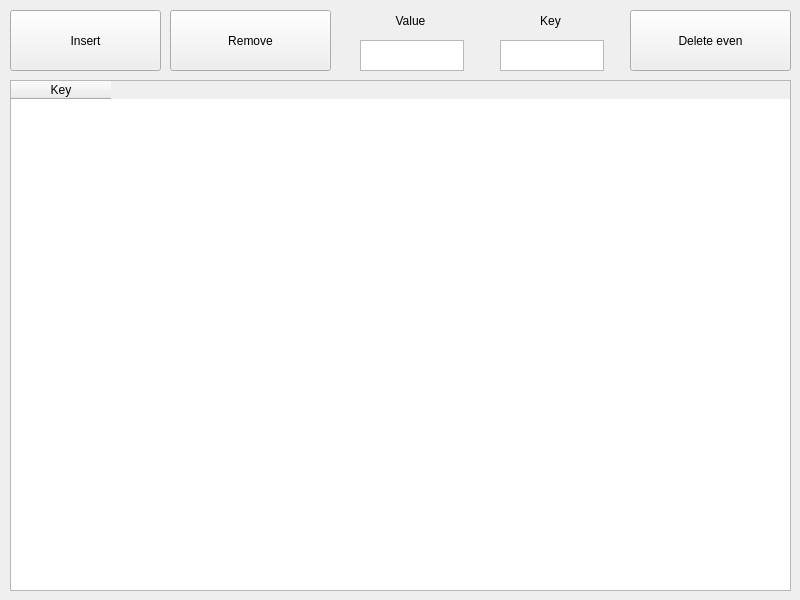
<?xml version="1.0" encoding="UTF-8"?>
<ui version="4.0">
 <class>MainWindow</class>
 <widget class="QMainWindow" name="MainWindow">
  <property name="geometry">
   <rect>
    <x>0</x>
    <y>0</y>
    <width>800</width>
    <height>600</height>
   </rect>
  </property>
  <property name="minimumSize">
   <size>
    <width>800</width>
    <height>600</height>
   </size>
  </property>
  <property name="maximumSize">
   <size>
    <width>800</width>
    <height>600</height>
   </size>
  </property>
  <property name="windowTitle">
   <string>MainWindow</string>
  </property>
  <widget class="QWidget" name="centralwidget">
   <widget class="QTableWidget" name="tableWidget">
    <property name="geometry">
     <rect>
      <x>10</x>
      <y>80</y>
      <width>781</width>
      <height>511</height>
     </rect>
    </property>
    <attribute name="horizontalHeaderVisible">
     <bool>true</bool>
    </attribute>
    <attribute name="horizontalHeaderMinimumSectionSize">
     <number>100</number>
    </attribute>
    <attribute name="verticalHeaderMinimumSectionSize">
     <number>100</number>
    </attribute>
    <attribute name="verticalHeaderDefaultSectionSize">
     <number>100</number>
    </attribute>
    <column>
     <property name="text">
      <string>Key</string>
     </property>
    </column>
   </widget>
   <widget class="QPushButton" name="pushButton">
    <property name="geometry">
     <rect>
      <x>630</x>
      <y>10</y>
      <width>161</width>
      <height>61</height>
     </rect>
    </property>
    <property name="text">
     <string>Delete even</string>
    </property>
   </widget>
   <widget class="QPushButton" name="pushButton_2">
    <property name="geometry">
     <rect>
      <x>10</x>
      <y>10</y>
      <width>151</width>
      <height>61</height>
     </rect>
    </property>
    <property name="text">
     <string>Insert</string>
    </property>
   </widget>
   <widget class="QPushButton" name="pushButton_3">
    <property name="geometry">
     <rect>
      <x>170</x>
      <y>10</y>
      <width>161</width>
      <height>61</height>
     </rect>
    </property>
    <property name="text">
     <string>Remove</string>
    </property>
   </widget>
   <widget class="QTextEdit" name="textEdit">
    <property name="geometry">
     <rect>
      <x>500</x>
      <y>40</y>
      <width>104</width>
      <height>31</height>
     </rect>
    </property>
   </widget>
   <widget class="QTextEdit" name="textEdit_2">
    <property name="geometry">
     <rect>
      <x>360</x>
      <y>40</y>
      <width>104</width>
      <height>31</height>
     </rect>
    </property>
   </widget>
   <widget class="QLabel" name="label">
    <property name="geometry">
     <rect>
      <x>500</x>
      <y>10</y>
      <width>101</width>
      <height>21</height>
     </rect>
    </property>
    <property name="text">
     <string>Key</string>
    </property>
    <property name="alignment">
     <set>Qt::AlignCenter</set>
    </property>
   </widget>
   <widget class="QLabel" name="label_2">
    <property name="geometry">
     <rect>
      <x>360</x>
      <y>10</y>
      <width>101</width>
      <height>21</height>
     </rect>
    </property>
    <property name="text">
     <string>Value</string>
    </property>
    <property name="alignment">
     <set>Qt::AlignCenter</set>
    </property>
   </widget>
  </widget>
 </widget>
 <resources/>
 <connections/>
</ui>
